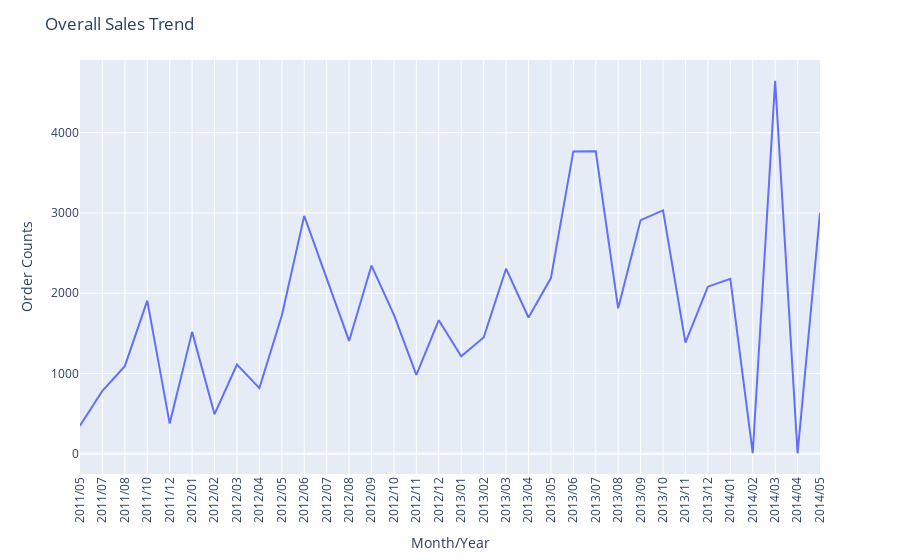

The notebook cell saved with this chart:
### Code cell
fig = px.line(df1, x= df1.index, y=df1['OrderCount'])
fig.update_layout(showlegend = True, title = 'Overall Sales Trend', xaxis_tickangle=-90)
fig.update_xaxes(title='Month/Year')
fig.update_yaxes(title_text='Order Counts')
fig.show()

### Figure 1 — Plotly figure (JSON) as saved in the notebook; plotly's stock layout.template omitted (floating-point values rounded to 4 significant figures)
{"data": [{"hovertemplate": "OrderDate=%{x}<br>OrderCount=%{y}<extra></extra>", "legendgroup": "", "line": {"color": "#636efa", "dash": "solid"}, "marker": {"symbol": "circle"}, "mode": "lines", "name": "", "orientation": "v", "showlegend": false, "type": "scatter", "x": ["2011/05", "2011/07", "2011/08", "2011/10", "2011/12", "2012/01", "2012/02", "2012/03", "2012/04", "2012/05", "2012/06", "2012/07", "2012/08", "2012/09", "2012/10", "2012/11", "2012/12", "2013/01", "2013/02", "2013/03", "2013/04", "2013/05", "2013/06", "2013/07", "2013/08", "2013/09", "2013/10", "2013/11", "2013/12", "2014/01", "2014/02", "2014/03", "2014/04", "2014/05"], "xaxis": "x", "y": [352, 785, 1092, 1909, 377, 1519, 494, 1112, 819, 1723, 2964, 2185, 1406, 2345, 1732, 983, 1664, 1215, 1449, 2306, 1698, 2189, 3766, 3768, 1813, 2911, 3032, 1385, 2082, 2180, 8, 4647, 7, 3002], "yaxis": "y"}], "layout": {"legend": {"tracegroupgap": 0}, "margin": {"t": 60}, "showlegend": true, "title": {"text": "Overall Sales Trend"}, "xaxis": {"anchor": "y", "domain": [0, 1], "tickangle": -90, "title": {"text": "Month/Year"}}, "yaxis": {"anchor": "x", "domain": [0, 1], "title": {"text": "Order Counts"}}}}
